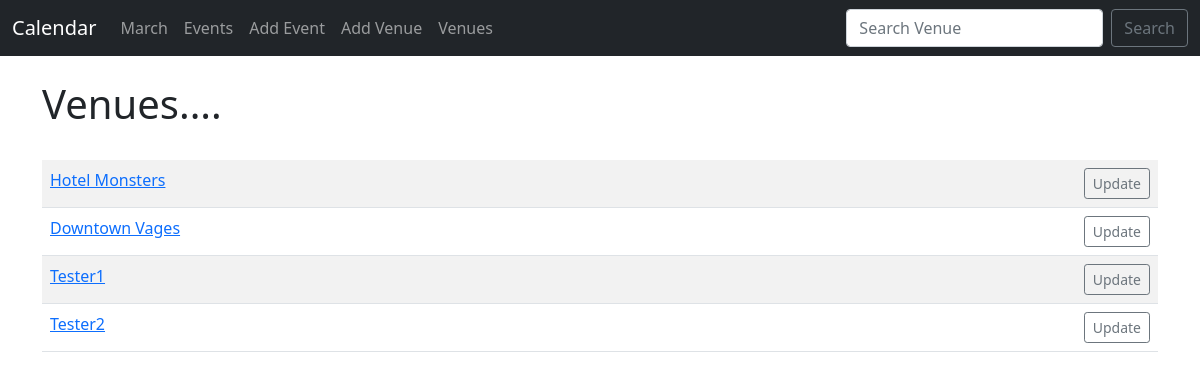
Screenshot of /list_venues with the database file from the repository.
### events/models.py (models this page shows)
class Venue(models.Model):
    name = models.CharField('Venue Name', max_length=122)
    address = models.CharField(max_length=300)
    zip_code = models.CharField('Zip Code', max_length=122)
    phone = models.CharField('Contact Phone', max_length=122, blank=True)
    web = models.URLField('Website Address', blank=True)
    email_address = models.EmailField('Email Address', blank=True)
    def __str__(self):
        return self.name

### events/views.py (the view)
# urls.py: path('list_venues', views.list_venues, name="list_venues"),
def list_venues(request):
    venue_list = Venue.objects.all()
    return render(request,
        "events/venues.html",
        {
            "venue_list": venue_list
        })

### events/templates/events/venues.html
{% extends 'events/base.html' %}
{% block content %}
    <h1>Venues....</h1><br>
    <table class="table table-striped table-hover table=bordered">
        {% for venue in  venue_list %}
            <tr>
                <td>
                <a href="{% url 'show_venue' venue.id %}">{{ venue }}</a><br>
                </td>
                <td align="right">
                    <a href="{% url 'update_venue' venue.id %}" class="btn btn-outline-secondary btn-sm">Update</a><br>
                </td>
            </tr>
        {% endfor %}
    </table>
{% endblock%}

### rows the page displays
Venue: name "Hotel Monsters"
Venue: name "Downtown Vages"
Venue: name "Tester1"
Venue: name "Tester2"
